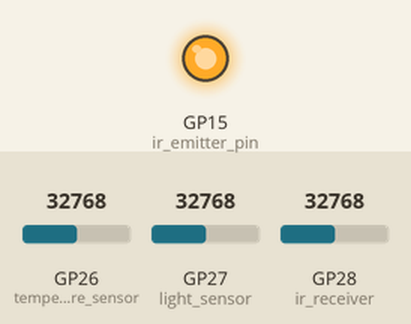
Recording of a program running on a simulated Raspberry Pi Pico running MicroPython. Parts: output pins drawn as LEDs (lit = HIGH). The test bench sets the inputs (shaded band); at power-on: GP27 (light_sensor) = 32768, GP26 (temperature_sensor) = 32768, GP28 (ir_receiver) = 32768 (analog values on the 0–65535 scale). What the program prints to the serial console is not drawn.

Above: at 1.2 s.
1.3 s: GP27 (light_sensor) set to 50655
5.5 s: GP26 (temperature_sensor) set to 57655
9.5 s: GP28 (ir_receiver) set to 57655
13.5 s: GP26 (temperature_sensor) set to 56345
17.5 s: GP28 (ir_receiver) set to 64655
21.5 s: GP27 (light_sensor) set to 64655
Timing chart, 0 to 24.5 s (numbered marks = the images above; inputs shaded):
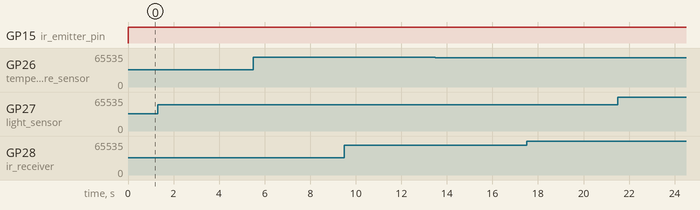

The program:

MicroPythoncode.py
```python
#Import libraries to connect to Raspberry Pi Pico and use time delays
import machine
import utime

#Configure GPIO 26 pin as ADC pin to receive temperature sensor output voltage
temperature_sensor = machine.ADC(26)

#Configure GPIO 27 pin as ADC pin to receive light sensor output voltage
light_sensor = machine.ADC(27)
#Define IR emitter
ir_emitter_pin = machine.Pin(15, machine.Pin.OUT)
#Configure GPIO 28 pin as ADC pin to receive IR phototransistor output voltage
ir_receiver = machine.ADC(28)

#Title to be outputted to console
print("Smart Aquaponics System")


#Create an infinite loop
while True:
    #Define variable to read temperature sensor output
    TempStatus = temperature_sensor.read_u16()
	#Define variable to read light sensor output
    LightStatus = light_sensor.read_u16()
	#Set IR emitter on
    ir_emitter_pin.on()
	#Define variable to read IR phototransistor output
    IRStatus = ir_receiver.read_u16()

	#Water Temperature heading output to console
    print("Water Temperature: ", end="")

	#Thresholds determined by previous experiments. Depending on the threshold, a different print statement is executed
    if TempStatus < 51000:
       print("ALERT: Water temperature is too high for the fish!")
    elif TempStatus < 57000 and TempStatus >= 51000:
        print("No issues or abnormalities detected.")
    else:
        print("ALERT: Water temperature is too low for the fish!")

	#Ambient Light Intensity heading output to console
    print("Ambient Light Intensity: ", end="")

	#Thresholds determined by previous experiments. Depending on the threshold, a different print statement is executed
    if LightStatus < 50000:
        print("ALERT: Ambient light intensity is too high for the plants!")
    elif LightStatus >= 50000 and LightStatus < 64000:
        print("No issues or abnormalities detected.")
    else:
        print("ALERT: Ambient light intensity is too low for the plants!")

#Water Clarity heading output to console
    print("Water clarity: ", end="")

	#Thresholds determined by previous experiments. Depending on the threshold, a different print statement is executed
    if IRStatus >= 58000:
        print("No issues or abnormalities detected")
    elif IRStatus < 58000 and IRStatus >= 57000:
        print("Water clarity is slightly below optimal level")
    else:
        print("Water clarity is extremely below optimal level")

    #Insert space in between each “snapshot” of the parameters outputted to the console
    print("")
    print("")

    #Introduce time delay of two seconds for every iteration of the loop
    utime.sleep(2)
```

Measured:
- after the input at 1.3 s, every drawn part: stays the same
- after the input at 5.5 s, every drawn part: stays the same
- after the input at 9.5 s, every drawn part: stays the same
- after the input at 13.5 s, every drawn part: stays the same
- after the input at 17.5 s, every drawn part: stays the same
- after the input at 21.5 s, every drawn part: stays the same
